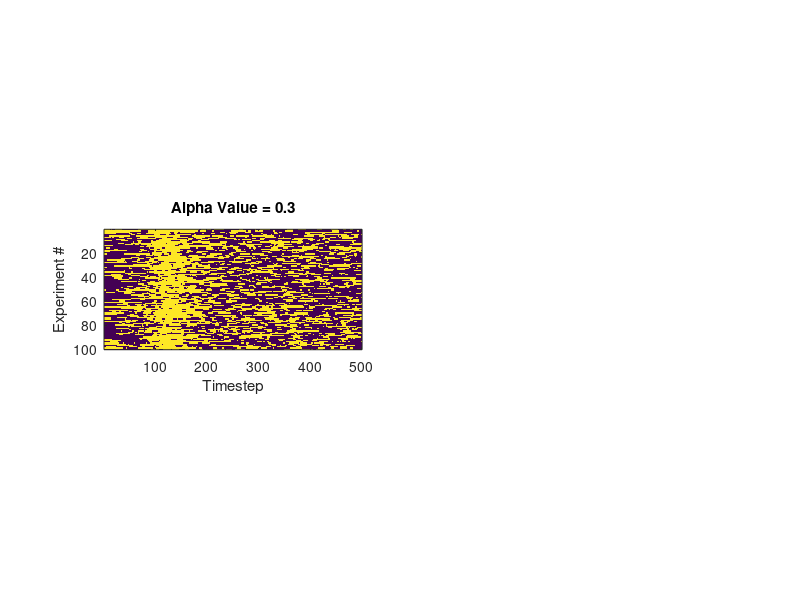

Reproduce this figure in MATLAB. (Note: this script raises an error after producing the figure.)
clc;clear all;close all

load H_MATRIX_100.mat
load H_MATRIX_100_005.mat
load H_MATRIX_100_06.mat
load H_MATRIX_1000.mat
load H_MATRIX_1000_06.mat
load H_MATRIX_1000_005.mat
load H_MATRIX_10000.mat
load H_MATRIX_10000_06.mat
load H_MATRIX_10000_005.mat



Tsim=500;

ylab='Sum 1 H '   %ylabel

for j=1:Tsim
A(j)=sum(MatrixH_100(:,j));
B(j)=sum(MatrixH_100_06(:,j));
AA(j)=sum(MatrixH_1000(:,j));
BB(j)=sum(MatrixH_1000_06(:,j));
AAA(j)=sum(MatrixH_10000(:,j));
BBB(j)=sum(MatrixH_10000_06(:,j));

C(j)=sum(MatrixH_100_005(:,j));
CC(j)=sum(MatrixH_1000_005(:,j));
CCC(j)=sum(MatrixH_10000_005(:,j));

end

figure 
subplot(3,2,3)
imagesc(MatrixH_100)
xlabel('Timestep')
ylabel('Experiment #')
title('Alpha Value = 0.3')
colormap(parula(2));
colorbar;subplot(3,2,4)
bar(A);xlabel('Timestep')
ylabel(ylab);title('Counts of rejected experiments')

subplot(3,2,1)
imagesc(MatrixH_100_06)
title('Alpha Value = 0.6')
xlabel('Timestep')
ylabel('Experiment #')
colorbar;subplot(3,2,2)
bar(B);xlabel('Timestep')
ylabel(ylab);title('Counts of rejected experiments')

subplot(3,2,5)
imagesc(MatrixH_100_005)
title('Alpha Value = 0.6')
xlabel('Timestep')
ylabel('Experiment #')
colorbar;subplot(3,2,6)
bar(C);xlabel('Timestep')
ylabel(ylab);title('Counts of rejected experiments')

figure


subplot(3,2,3)
imagesc(MatrixH_1000)
xlabel('Timestep')
ylabel('Experiment #')
title('Alpha Value = 0.3')
colorbar;subplot(3,2,4)
bar(AA);xlabel('Timestep')
ylabel(ylab);title('Counts of rejected experiments')

subplot(3,2,1);
imagesc(MatrixH_1000_06)
title('Alpha Value = 0.6')
xlabel('Timestep')
ylabel('Experiment #');
colorbar;subplot(3,2,2)
bar(BB); xlabel('Timestep')
ylabel(ylab); title('Counts of rejected experiments')


subplot(3,2,5);
imagesc(MatrixH_1000_005)
title('Alpha Value = 0.05')
xlabel('Timestep')
ylabel('Experiment #');
colorbar;subplot(3,2,6)
bar(CC); xlabel('Timestep')
ylabel(ylab); title('Counts of rejected experiments')


figure

 subplot(3,2,3)
imagesc(MatrixH_10000)
xlabel('Timestep')
ylabel('Experiment #')
title('Alpha Value = 0.3')
colorbar;subplot(3,2,4)
bar(AAA);xlabel('Timestep')
ylabel(ylab);title('Counts of rejected experiments')

subplot(3,2,1)
imagesc(MatrixH_10000_06)
title('Alpha Value = 0.6')
xlabel('Timestep')
ylabel('Experiment #')
colorbar;subplot(3,2,2)
bar(BBB);xlabel('Timestep')
ylabel(ylab);title('Counts of rejected experiments')

subplot(3,2,5)
imagesc(MatrixH_10000_005)
title('Alpha Value = 0.05')
xlabel('Timestep')
ylabel('Experiment #')
colorbar;subplot(3,2,6)
bar(CCC);xlabel('Timestep')
ylabel(ylab);title('Counts of rejected experiments')